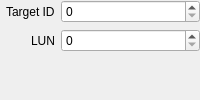
     <widget class="QWidget" name="scsi_tab">
      <attribute name="icon">
       <iconset theme="network-wired"/>
      </attribute>
      <attribute name="title">
       <string>SCSI</string>
      </attribute>
      <attribute name="toolTip">
       <string>SCSI Settings.</string>
      </attribute>
      <attribute name="whatsThis">
       <string>&lt;html&gt;&lt;head/&gt;&lt;body&gt;&lt;p&gt;SCSI Settings.&lt;/p&gt;&lt;/body&gt;&lt;/html&gt;</string>
      </attribute>
      <layout class="QFormLayout" name="scsi_layout">
       <property name="fieldGrowthPolicy">
        <enum>QFormLayout::FieldGrowthPolicy::ExpandingFieldsGrow</enum>
       </property>
       <property name="labelAlignment">
        <set>Qt::AlignmentFlag::AlignRight|Qt::AlignmentFlag::AlignTrailing|Qt::AlignmentFlag::AlignVCenter</set>
       </property>
       <property name="leftMargin">
        <number>6</number>
       </property>
       <property name="topMargin">
        <number>0</number>
       </property>
       <property name="rightMargin">
        <number>0</number>
       </property>
       <property name="bottomMargin">
        <number>0</number>
       </property>
       <item row="0" column="0">
        <widget class="QLabel" name="scsi_pun_label">
         <property name="toolTip">
          <string>Target ID on the SCSI bus (PUN).</string>
         </property>
         <property name="statusTip">
          <string>Target ID</string>
         </property>
         <property name="whatsThis">
          <string>&lt;html&gt;&lt;head/&gt;&lt;body&gt;&lt;p&gt;Target ID on the SCSI bus (PUN).&lt;/p&gt;&lt;/body&gt;&lt;/html&gt;</string>
         </property>
         <property name="text">
          <string>Target ID</string>
         </property>
        </widget>
       </item>
       <item row="0" column="1">
        <widget class="QSpinBox" name="scsi_pun">
         <property name="sizePolicy">
          <sizepolicy hsizetype="Expanding" vsizetype="Fixed">
           <horstretch>0</horstretch>
           <verstretch>0</verstretch>
          </sizepolicy>
         </property>
         <property name="toolTip">
          <string>Target ID on the SCSI bus (PUN).</string>
         </property>
         <property name="statusTip">
          <string>Target ID</string>
         </property>
         <property name="whatsThis">
          <string>&lt;html&gt;&lt;head/&gt;&lt;body&gt;&lt;p&gt;Target ID on the SCSI bus (PUN).&lt;/p&gt;&lt;/body&gt;&lt;/html&gt;</string>
         </property>
         <property name="minimum">
          <number>0</number>
         </property>
         <property name="maximum">
          <number>65535</number>
         </property>
        </widget>
       </item>
       <item row="1" column="0">
        <widget class="QLabel" name="scsi_lun_label">
         <property name="toolTip">
          <string>Logical Unit Number (LUN).</string>
         </property>
         <property name="statusTip">
          <string>LUN</string>
         </property>
         <property name="whatsThis">
          <string>&lt;html&gt;&lt;head/&gt;&lt;body&gt;&lt;p&gt;Logical Unit Number (LUN).&lt;/p&gt;&lt;/body&gt;&lt;/html&gt;</string>
         </property>
         <property name="text">
          <string>LUN</string>
         </property>
        </widget>
       </item>
       <item row="1" column="1">
        <widget class="QSpinBox" name="scsi_lun">
         <property name="sizePolicy">
          <sizepolicy hsizetype="Expanding" vsizetype="Fixed">
           <horstretch>0</horstretch>
           <verstretch>0</verstretch>
          </sizepolicy>
         </property>
         <property name="toolTip">
          <string>Logical Unit Number (LUN).</string>
         </property>
         <property name="statusTip">
          <string>LUN</string>
         </property>
         <property name="whatsThis">
          <string>&lt;html&gt;&lt;head/&gt;&lt;body&gt;&lt;p&gt;Logical Unit Number (LUN).&lt;/p&gt;&lt;/body&gt;&lt;/html&gt;</string>
         </property>
         <property name="minimum">
          <number>0</number>
         </property>
         <property name="maximum">
          <number>65535</number>
         </property>
        </widget>
       </item>
      </layout>
     </widget>
